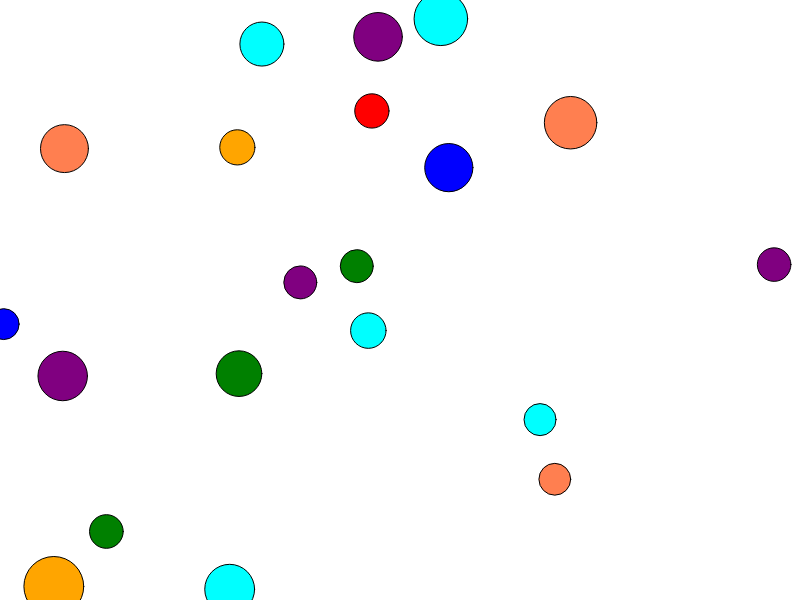
Frame 1 (no input)
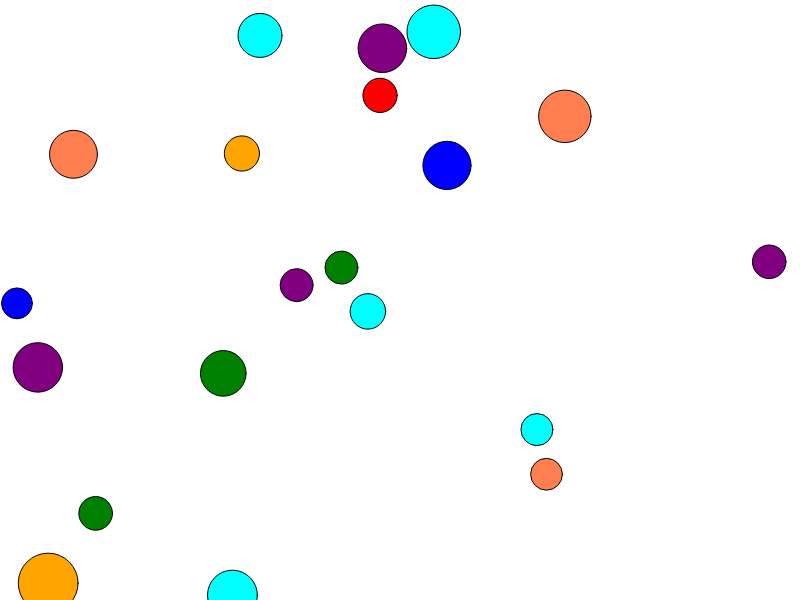
Frame 60 (no input)
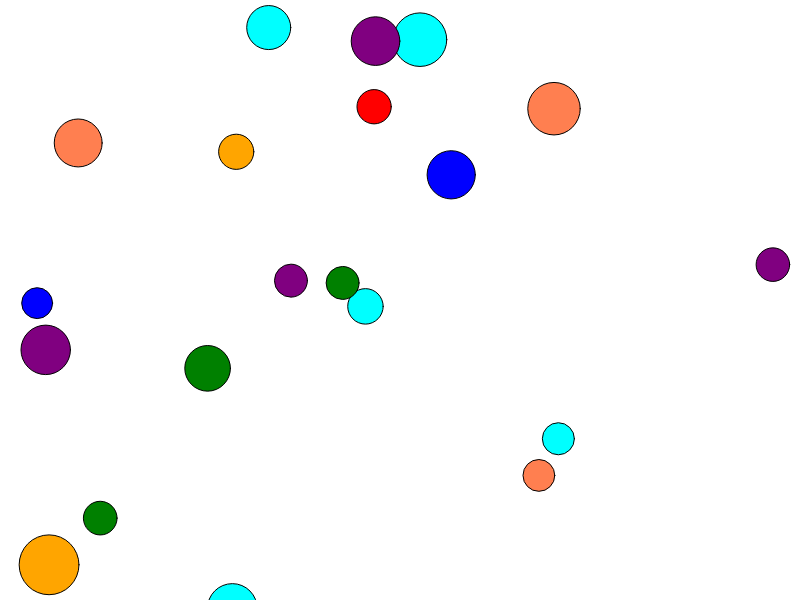
Frame 120 (the mouse pressed at the canvas centre since frame 60)

The p5.js sketch that drew these frames (run headless with seeded random() and noise() and a simulated clock; from frame 60 on, the mouse is pressed at the canvas centre):

// p5.js sketch
// ── sketch.js
// Bubble OOP Example

// Declare Global Variables
let bubbles = [];
let colors = ['blue', 'red', 'green', 'orange', 'purple', 'coral', 'aqua'];

// Setup Function (runs once before draw)
function setup() {
    createCanvas(800, 600);
    
    // Initialize Global Variables
    for (let n = 0; n < 20; n++) {
        bubbles.push(new Bubble());
    }
}

// Draw Function (runs 60 frames per second)
function draw() {
    // LOGIC
    
    // DRAW
    background('white');
    for (let i = 0; i < bubbles.length; i++) {
        bubbles[i].move();
        bubbles[i].show();
    }
}

// Event Functions
function mousePressed() {
    // Check if a bubble is clicked
    for (let i = bubbles.length - 1; i >= 0; i--) {
        if (bubbles[i].isClicked()) {
            bubbles.splice(i, 1);
        }
    }
}

function keyPressed() {
    bubbles.push(new Bubble());
}
// ── bubble.js
class Bubble {
    constructor() {
        // Properties (State)
        this.x = random(0, width);
        this.y = random(0, height);
        this.r = random(15, 30);
        this.speed = random(1, 3);
        this.col = random(colors);
    } 

     // Methods (Behaviour)
     move() {
        this.x += random(-this.speed, this.speed);
        this.y += random(-this.speed, this.speed);
    }

    show() {
        fill(this.col);
        ellipse(this.x, this.y, this.r * 2);
    }

    isClicked() {
        // Teleport to a random spot if clicked
        let d = dist(mouseX, mouseY, this.x, this.y);
        if (d < this.r) {
            return true;
        }
        return false;
    }
}
